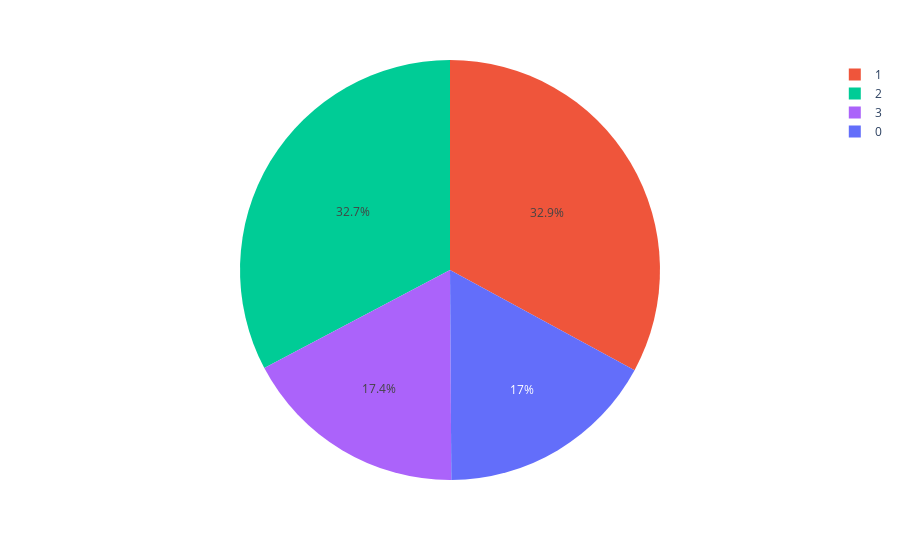

The cell this chart's notebook holds for it:
### Markdown cell above
The number of data points in cluster

### Code cell
pie=clusters.groupby('label').size().reset_index()
pie.columns=['cluster','value']
px.pie(pie,values='value',names='cluster',color=['red','blue','green','blueviolet'])

### Figure 1 — Plotly figure (JSON) as saved in the notebook; plotly's stock layout.template omitted (floating-point values rounded to 4 significant figures)
{"data": [{"customdata": [["red"], ["blue"], ["green"], ["blueviolet"]], "domain": {"x": [0, 1], "y": [0, 1]}, "hovertemplate": "cluster=%{label}<br>value=%{value}<br>color=%{customdata[0]}<extra></extra>", "labels": [0, 1, 2, 3], "legendgroup": "", "marker": {"colors": ["#636efa", "#EF553B", "#00cc96", "#ab63fa"]}, "name": "", "showlegend": true, "type": "pie", "values": [838, 1624, 1615, 857]}], "layout": {"legend": {"tracegroupgap": 0}, "margin": {"t": 60}}}
